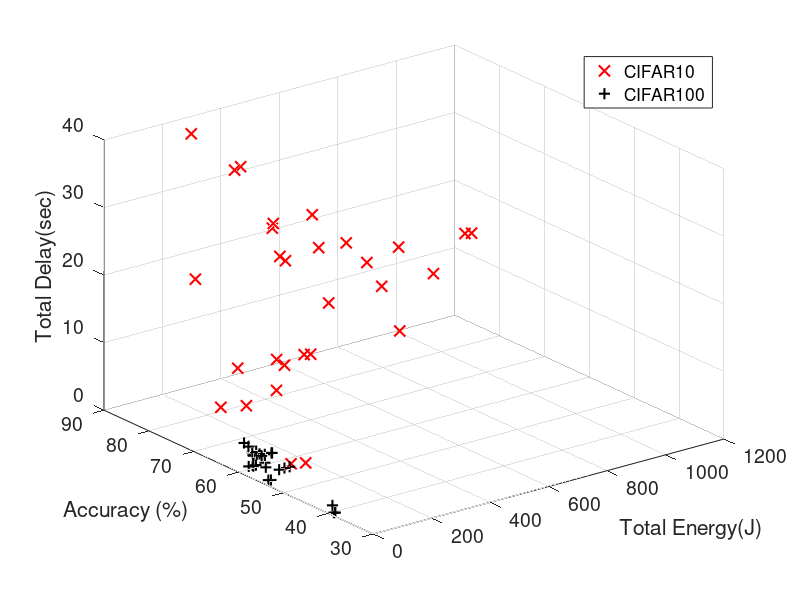
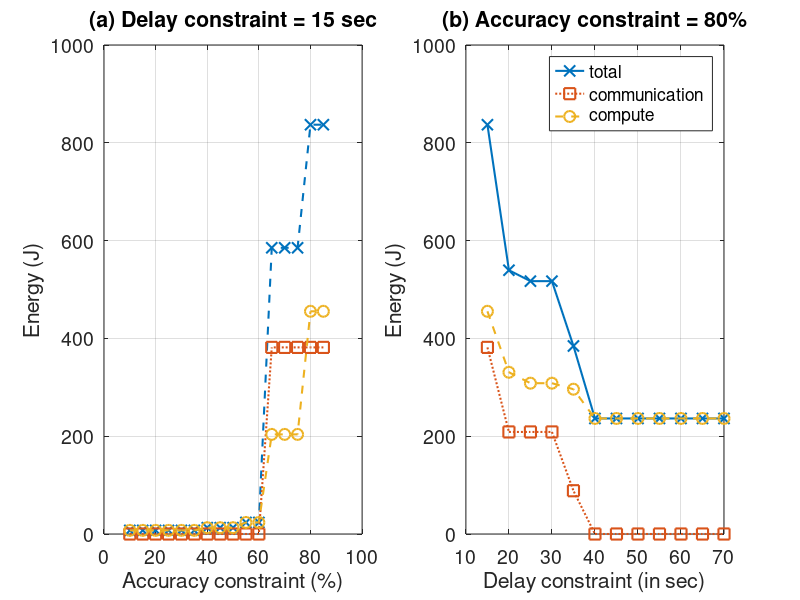

The MATLAB source for these figures, in order:
load("config.mat");

ee=[6 140 400];%W energy_weight device es cs
ee_ops=[8.2 38.7 44.8];
w1_1=[11 153.4 312];%TOPS device es cs capability delay_weight computation
w3=[30 37 12.6];%communication device es cs nJ/bit
w1_2=[10 0.00178 0.00022];%communication delay_weight (1/bitrate) nanosec per bit
ops_layer=[22.62 6.711 10.145 19.201 13.523 29.084];%mops
feature_layer=[(27*27*256) (13*13*384) (13*13*384) (13*13*256)];
compute_energy=zeros(1,size(config,3));
communication_energy=zeros(1,size(config,3));
compute_delay=zeros(1,size(config,3));
communication_delay=zeros(1,size(config,3));
accuracy1=zeros(1,size(config,3));
accuracy2=zeros(1,size(config,3));
ac1=(85.95/79.19)*[51.94 71.91 79.19];
ac2=(60.32/79.19)*[51.94 71.91 79.19];
for k=1:size(config,3)
    ct=config(:,:,k);
    for i=1:5
     if(ct(i,1)~=0)
        compute_energy(1,k)=compute_energy(1,k)+(ee(1,ct(i,1))*ops_layer(1,i)/(w1_1(1,ct(i,1))*1000));    
        compute_delay(1,k)=compute_delay(1,k)+(ops_layer(1,i)/(w1_1(1,ct(i,1))*1000));
        if(i>1 && ct(i,1)>ct(i-1,1))
        communication_energy(1,k)=communication_energy(1,k)+(feature_layer(1,i-1)*8*w3(1,ct(i,1))/1000000000)+(feature_layer(1,i-1)*8*w3(1,ct(i-1,1))/1000000000);
        communication_delay(1,k)=communication_delay(1,k)+(feature_layer(1,i-1)*8*w1_2(1,ct(i,1))/1000000000);
        end
     end
    end
    accuracy1(1,k)=ac1(1,ct(1,2));
   accuracy2(1,k)=ac2(1,ct(1,2)); 
end


compute_energy1=compute_energy.*6000;
compute_energy2=compute_energy.*600;
communication_energy1=communication_energy.*6000;
communication_energy2=communication_energy.*600;
tot_energy1=compute_energy1+communication_energy1;
tot_energy2=compute_energy2+communication_energy2;
tot_delay1=(compute_delay+communication_delay)*6000;
tot_delay2=(compute_delay+communication_delay)*600;
close all
%subplot(1,2,1)
figure
set(gca,'FontSize', 14);
plot3(tot_energy1,accuracy1,tot_delay1,'rx','MarkerSize',8,'LineWidth',1.5);
hold all
plot3(tot_energy2,accuracy2,tot_delay2,'k+','MarkerSize',8,'LineWidth',1.5);
set(gca,'FontSize', 14);
xlabel('Total Energy(J)');
ylabel('Accuracy (%)');
zlabel('Total Delay(sec)');
legend('CIFAR10','CIFAR100')
grid on
%subplot(1,2,2)
%plot(accuracy1)
%hold all
%plot(accuracy2)

acc_constraint=10:5:85;
delay_con=15;
data_source=zeros(1,size(acc_constraint,2));
best_config=zeros(1,size(acc_constraint,2));
best_energy=10000*ones(1,size(acc_constraint,2));
best_delay=zeros(1,size(acc_constraint,2));
best_communication_e=zeros(1,size(acc_constraint,2));
best_compute_e=zeros(1,size(acc_constraint,2));
for j=1:size(acc_constraint,2)
for i=1:size(config,3)
    if(accuracy1(1,i)>acc_constraint(1,j) && tot_energy1(1,i)<best_energy(1,j)&&config(1,1,i)==1 && tot_delay1(1,i)<delay_con)
        best_config(1,j)=i;
        best_energy(1,j)=tot_energy1(1,i);
        data_source(1,j)=1;
        best_delay(1,j)=tot_delay1(1,i);
        best_communication_e(1,j)=communication_energy1(1,i);
        best_compute_e(1,j)=compute_energy1(1,i);
    end
    if(accuracy2(1,i)>acc_constraint(1,j) && tot_energy2(1,i)<best_energy(1,j)&&config(1,1,i)==1&&tot_delay2(1,i)<delay_con)
        best_config(1,j)=i;
        best_energy(1,j)=tot_energy2(1,i);
        data_source(1,j)=2;
        best_delay(1,j)=tot_delay2(1,i);
        best_communication_e(1,j)=communication_energy2(1,i);
        best_compute_e(1,j)=compute_energy2(1,i);
    end
end
end



delay_constraint=15:5:70;
accuracy_constraint=80;
data_source_d=zeros(1,size(delay_constraint,2));
best_config_d=zeros(1,size(delay_constraint,2));
best_energy_d=10000*ones(1,size(delay_constraint,2));
best_delay=zeros(1,size(delay_constraint,2));
best_commun_enery_d=zeros(1,size(delay_constraint,2));
best_compute_energy_d=zeros(1,size(delay_constraint,2));
for j=1:size(delay_constraint,2)
    new_diff=50;
for i=1:size(config,3)
    if(tot_delay1(1,i)<delay_constraint(1,j) && (-tot_delay1(1,i)+delay_constraint(1,j))<=new_diff && tot_energy1(1,i)<best_energy_d(1,j) && accuracy1(1,i)>accuracy_constraint&&config(1,1,i)==1)
        best_config_d(1,j)=i;
        best_energy_d(1,j)=tot_energy1(1,i);
        data_source_d(1,j)=1;
        best_delay(1,j)=tot_delay1(1,i);
        best_commun_enery_d(1,j)=communication_energy1(1,i);
        best_compute_energy_d(1,j)=compute_energy1(1,i);
        new_diff=(delay_constraint(1,j)-tot_delay1(1,i));
    end
    if(tot_delay2(1,i)<delay_constraint(1,j) && abs(-tot_delay2(1,i)+delay_constraint(1,j))<=new_diff && tot_energy2(1,i)<best_energy_d(1,j) && accuracy2(1,i)>accuracy_constraint&&config(1,1,i)==1)
        best_config_d(1,j)=i;
        best_energy_d(1,j)=tot_energy2(1,i);
        data_source_d(1,j)=2;
        best_delay(1,j)=tot_delay2(1,i);
        best_commun_enery_d(1,j)=communication_energy2(1,i);
        best_compute_energy_d(1,j)=compute_energy2(1,i);
        new_diff=(delay_constraint(1,j)-tot_delay2(1,i));
    end
end
end
%close all
figure
set(gca,'FontSize', 14);
subplot(1,2,1)
set(gca,'FontSize', 14);
plot(acc_constraint,best_energy,'x--','MarkerSize',8,'LineWidth',1.5);
hold all
plot(acc_constraint,best_communication_e,'s:','MarkerSize',8,'LineWidth',1.5);
plot(acc_constraint,best_compute_e,'o--','MarkerSize',8,'LineWidth',1.5);
xlabel('Accuracy constraint (%)');
ylabel('Energy (J)');
title('(a) Delay constraint = 15 sec');
set(gca,'FontSize', 14);
grid on
subplot(1,2,2)
set(gca,'FontSize', 14);
plot(delay_constraint,best_energy_d,'x-','MarkerSize',8,'LineWidth',1.5);
hold all
plot(delay_constraint,best_commun_enery_d,'s:','MarkerSize',8,'LineWidth',1.5);
plot(delay_constraint,best_compute_energy_d,'o--','MarkerSize',8,'LineWidth',1.5);
legend('total','communication','compute')
xlabel('Delay constraint (in sec)');
ylabel('Energy (J)');
title('(b) Accuracy constraint = 80%');
grid on
set(gca,'FontSize', 14);